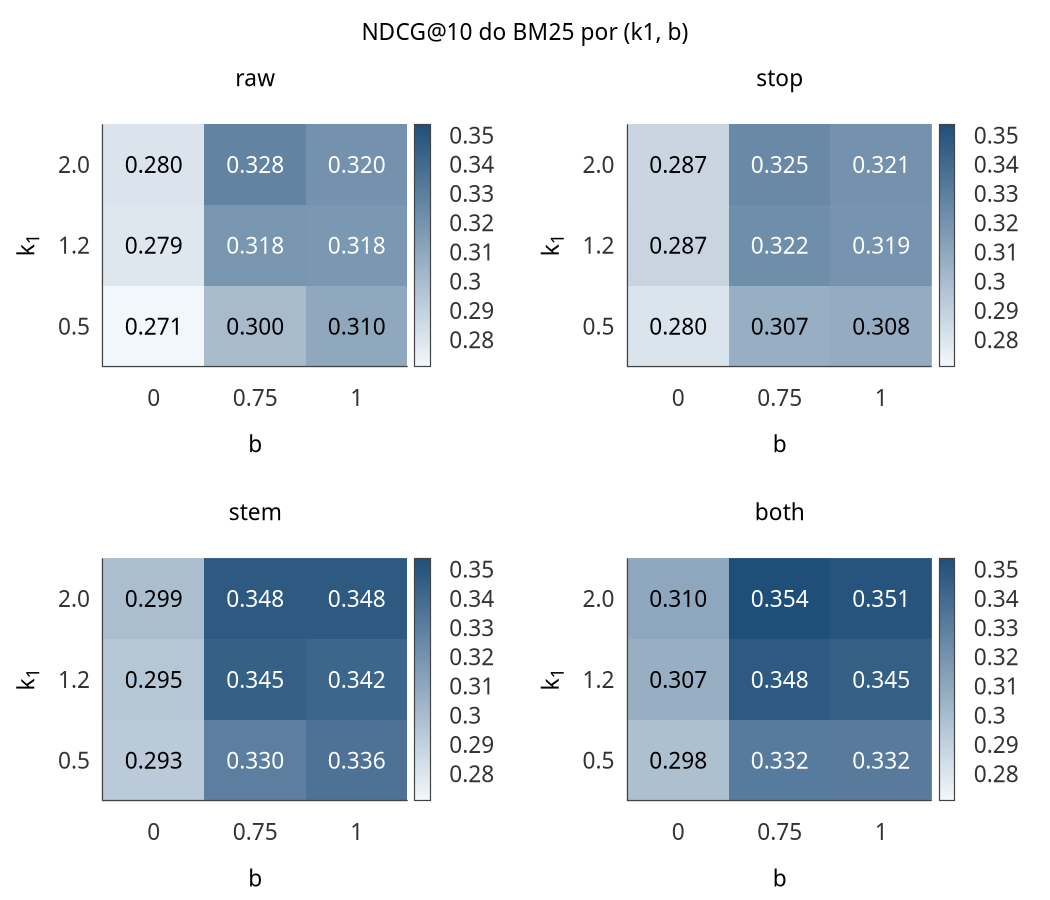

This figure's gnuplot source:
if (ext eq "png") { set terminal pngcairo size 1050,900 font "Sans,17" } else { set terminal pdfcairo size 7,6 font "Sans,9" }
set output "bm25_grid_ndcg_10.".ext
set encoding utf8
set border 3 lw 1.2 lc rgb "#444444"
set tics nomirror scale 0.6 textcolor rgb "#333333"
set grid ytics lc rgb "#dddddd" lw 1
set key textcolor rgb "#333333"
set multiplot layout 2,2 title "NDCG\\@10 do BM25 por (k1, b)"
unset grid
unset key
set tics scale 0
set xrange [-0.5:2.5]
set yrange [-0.5:2.5]
set xtics ("0" 0, "0.75" 1, "1" 2)
set ytics ("0.5" 0, "1.2" 1, "2.0" 2)
set xlabel "b"
set ylabel "k_1"
set cbrange [0.27076:0.35381]
set palette defined (0 "#f2f7fb", 1 "#1f4e79")
$g0 << EOD
0.2708 0.3001 0.3096
0.2788 0.3182 0.3175
0.2800 0.3275 0.3203
EOD
set title "raw"
plot $g0 matrix using 1:2:3 with image notitle, '' matrix using 1:2:(sprintf("%.3f",$3)):($3>0.31229?0xffffff:0x000000) with labels tc rgb variable notitle
$g1 << EOD
0.2802 0.3067 0.3079
0.2874 0.3224 0.3194
0.2869 0.3248 0.3205
EOD
set title "stop"
plot $g1 matrix using 1:2:3 with image notitle, '' matrix using 1:2:(sprintf("%.3f",$3)):($3>0.31229?0xffffff:0x000000) with labels tc rgb variable notitle
$g2 << EOD
0.2929 0.3297 0.3359
0.2949 0.3446 0.3422
0.2990 0.3479 0.3478
EOD
set title "stem"
plot $g2 matrix using 1:2:3 with image notitle, '' matrix using 1:2:(sprintf("%.3f",$3)):($3>0.31229?0xffffff:0x000000) with labels tc rgb variable notitle
$g3 << EOD
0.2980 0.3317 0.3315
0.3067 0.3481 0.3452
0.3100 0.3538 0.3510
EOD
set title "both"
plot $g3 matrix using 1:2:3 with image notitle, '' matrix using 1:2:(sprintf("%.3f",$3)):($3>0.31229?0xffffff:0x000000) with labels tc rgb variable notitle
unset multiplot
